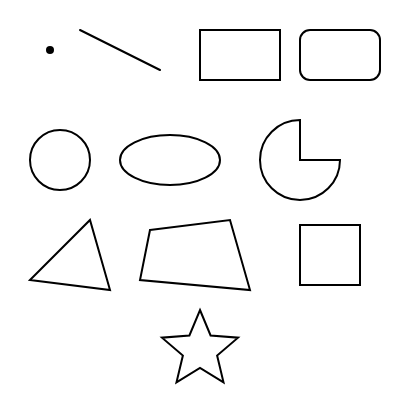
Frame 1 (no input)
Frame 2 (the mouse pressed at the canvas centre, redrawn once): identical to frame 1, image omitted

The p5.js sketch that drew this single still picture (run headless with seeded random() and noise() and a simulated clock; the mouse was pressed at the canvas centre and the sketch redrawn once):

// p5.js sketch
// ── sketch.js
// 基本的な図形を並べて描くスケッチ

function setup() {
  createCanvas(400, 400);
  noLoop();  // 静止画なので draw() は 1 回だけ実行する
}

function draw() {
  background(255);

  // 点（線の太さを大きくしないと見えにくい）
  strokeWeight(8);
  point(50, 50);

  // 線（始点の座標、終点の座標）
  strokeWeight(2);
  line(80, 30, 160, 70);

  // 長方形（左上の座標、幅、高さ）
  rect(200, 30, 80, 50);
  // 5 番目の引数で角を丸める
  rect(300, 30, 80, 50, 10);

  // 円（中心の座標、直径）と楕円（中心の座標、幅、高さ）
  circle(60, 160, 60);
  ellipse(170, 160, 100, 50);

  // 円弧（中心の座標、幅、高さ、開始角、終了角、描き方）
  arc(300, 160, 80, 80, 0, PI + HALF_PI, PIE);

  // 三角形と四角形（頂点の座標を順に指定する）
  triangle(30, 280, 90, 220, 110, 290);
  quad(150, 230, 230, 220, 250, 290, 140, 280);

  // rectMode(CENTER) にすると、長方形を中心の座標で指定できる
  rectMode(CENTER);
  rect(330, 255, 60, 60);
  rectMode(CORNER);  // 既定値に戻す

  // 頂点を自由に並べた図形（星形）
  beginShape();
  for (let i = 0; i < 10; i++) {
    const angle = -HALF_PI + (i * TWO_PI) / 10;
    const r = i % 2 === 0 ? 40 : 18;  // 外側と内側の頂点を交互に置く
    vertex(200 + r * cos(angle), 350 + r * sin(angle));
  }
  endShape(CLOSE);  // CLOSE で最後の頂点と最初の頂点をつなぐ
}
